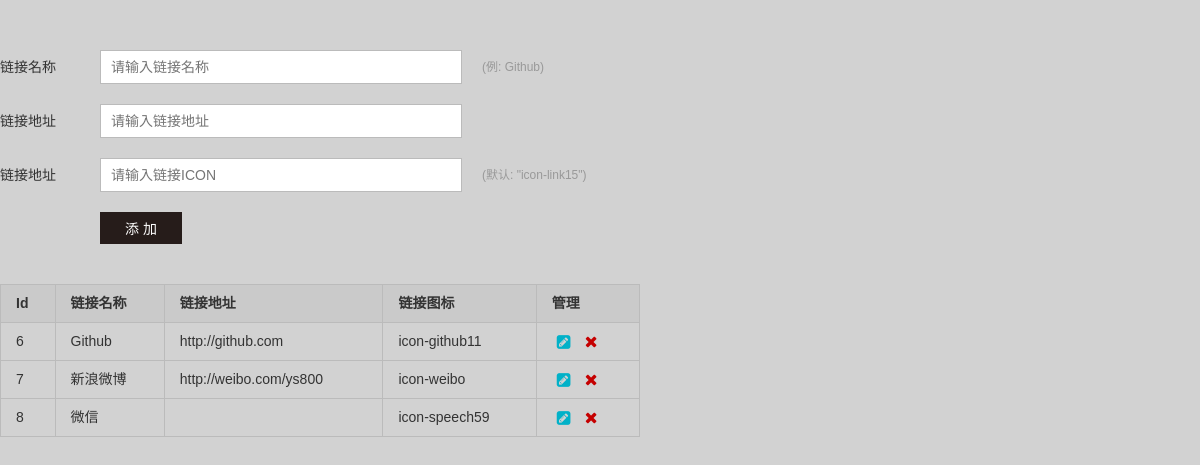
Before: /admin/settings/link-setting.php (signed in) with the older database file.
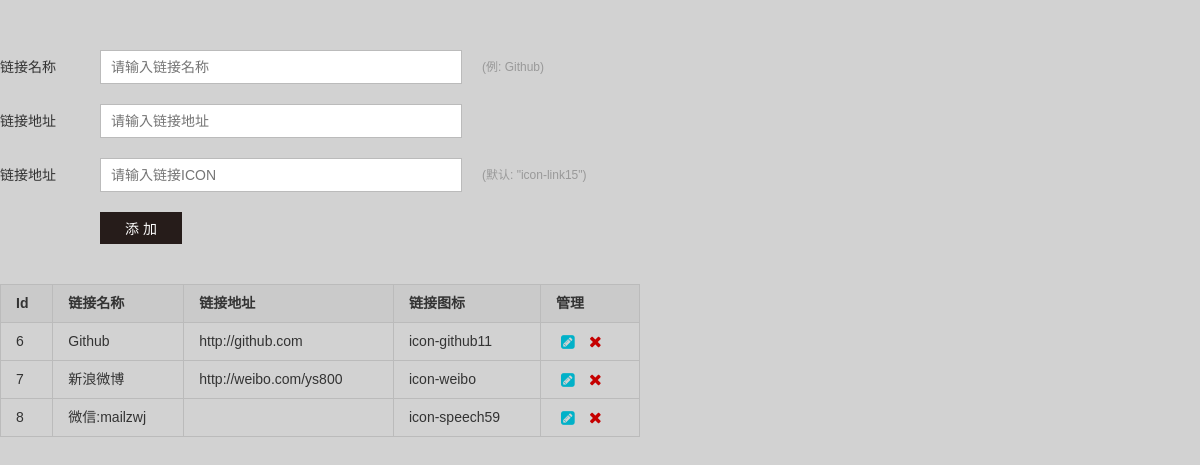
After: the same page with the newer database file.
### tables this page shows
CREATE TABLE `link` (
  `id` int(10) NOT NULL AUTO_INCREMENT,
  `linkname` varchar(255) NOT NULL,
  `linkaddr` varchar(255) DEFAULT NULL,
  `linkicon` varchar(255) NOT NULL DEFAULT 'icon-link15',
  PRIMARY KEY (`id`)
);

### admin/settings/link-setting.php (the view, shortened to what this page needs)
<!DOCTYPE html>
<html>
<head>
    <link rel="stylesheet" href="../assets/base/normalize.css">
    <link rel="stylesheet" href="../assets/base/common.css">
    <link rel="stylesheet" href="../assets/link/link.css">
</head>
<body>
<?php
    $id = isset($_GET['id']) ? $_GET['id'] : '';
    $links = mysql_query('SELECT * FROM link ORDER BY id ASC');
    $rows = mysql_num_rows($links);
?>
<div class="set-wrap link-wrap">
    <form action="./link-save.php" method="post" id="J_LinkForm">
        <div class="ed-row">
            <label for="J_LinkTitle" class="label">链接名称</label><input type="text" name="linkname" id="J_LinkTitle" class="input" placeholder="请输入链接名称" value="<?php echo isset($oneArr) ? $oneArr['linkname'] : ''; ?>"><span class="inline-help">(例: Github)</span>
        </div>
        <div class="ed-row">
            <label for="J_LinkAddr" class="label">链接地址</label><input type="text" name="link" id="J_LinkAddr" class="input" placeholder="请输入链接地址" value="<?php echo isset($oneArr) ? $oneArr['linkaddr'] : ''; ?>">
        </div>
        <div class="ed-row">
            <label for="J_LinkIcon" class="label">链接地址</label><input type="text" name="icon" id="J_LinkIcon" class="input" placeholder="请输入链接ICON" value="<?php echo isset($oneArr) ? $oneArr['linkicon'] : ''; ?>"><span class="inline-help">(默认: "icon-link15")</span>
        </div>
        <div class="ed-row btn-row">
            <input type="submit" value="<?php echo $id ? '保 存' : '添 加'; ?>" id="J_SaveLink" class="button"><?php echo $id ? '<a href="./link-setting.php" class="button cancel">返回新增</a>' : ''; ?>
        </div>
    </form>
    <table class="link-list">
        <thead>
            <tr>
                <th>Id</th>
                <th>链接名称</th>
                <th>链接地址</th>
                <th>链接图标</th>
                <th>管理</th>
            </tr>
        </thead>
        <tbody>
            <?php
                if ($rows) {
                    while($row = mysql_fetch_array($links)) {
            ?>
            <tr>
                <td><?php echo $row['id']; ?></td>
                <td><?php echo $row['linkname']; ?></td>
                <td><?php echo $row['linkaddr']; ?></td>
                <td><?php echo $row['linkicon']; ?></td>
                <td>
                    <a href="./link-setting.php?id=<?php echo $row['id']; ?>" target="_self" class="link-edit"><span class="icon-edit24"></span></a>
                    <a href="./link-del.php?id=<?php echo $row['id']; ?>" target="_self" class="link-del"><span class="icon-remove11"></span></a>
                </td>
            </tr>
            <?php
                    }
                } else {
            ?>
            <tr>
                <td colspan="5">暂无链接！</td>
            </tr>
            <?php
                }
            ?>
        </tbody>
    </table>
</div>
</body>
</html>

Changed rows visible on the page:
changed link "icon-speech59": linkname "微信" → "微信:mailzwj"
